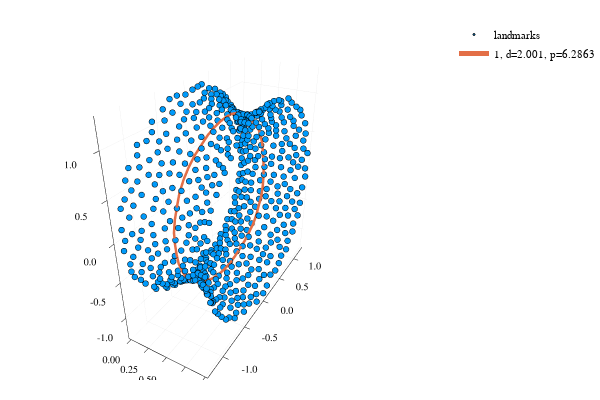

The cell this chart's notebook holds for it:
### Code cell
# Ukrivljena cev
lep_graf(Cube(1) × scaled(Sphere(1), x -> (x - 0.5)^2 + 1), 0.1)

### Figure 1 — Plotly figure (JSON) as saved in the notebook; plotly's stock layout.template omitted (floating-point values rounded to 4 significant figures; data arrays with more than 128 entries replaced by an {"elided": "..."} marker saying what was removed)
{"data": [{"colorbar": {"title": ""}, "hoverinfo": "text", "legendgroup": "landmarks", "marker": {"color": "rgba(0, 154, 250, 1.000)", "line": {"color": "rgba(0, 0, 0, 1.000)", "width": 1}, "size": 2, "symbol": "circle"}, "mode": "markers", "name": "landmarks", "showlegend": true, "text": {"elided": "578 null values"}, "type": "scatter3d", "x": {"elided": "578 float values"}, "xaxis": "x1", "y": {"elided": "578 float values"}, "yaxis": "y1", "z": {"elided": "578 float values"}, "zmax": 0.1, "zmin": -0.1}, {"colorbar": {"title": ""}, "hoverinfo": "text", "legendgroup": "1, d=2.001, p=6.2863", "line": {"color": "rgba(227, 111, 71, 1.000)", "dash": "solid", "shape": "linear", "width": 5}, "mode": "lines", "name": "1, d=2.001, p=6.2863", "showlegend": true, "text": [null, null, null, null, null, null, null, null, null, null, null, null, null, null, null, null, null, null, null, null, null, null, null, null, null, null, null, null, null, null, null, null, null, null, null, null, null, null, null, null, null, null, null, null, null, null, null, null], "type": "scatter3d", "x": [0.4965, 0.496, 0.4935, 0.4841, 0.4707, 0.4695, 0.4762, 0.47, 0.4715, 0.4806, 0.491, 0.4898, 0.4882, 0.482, 0.4839, 0.4918, 0.4986, 0.5073, 0.5127, 0.5087, 0.5141, 0.5127, 0.504, 0.4985, 0.4903, 0.4891, 0.4908, 0.4878, 0.4899, 0.4839, 0.4775, 0.4779, 0.4759, 0.4691, 0.4703, 0.4766, 0.4788, 0.4848, 0.4826, 0.4749, 0.4768, 0.48, 0.475, 0.4775, 0.4829, 0.4899, 0.4986, 0.4965], "xaxis": "x1", "y": [-0.3667, -0.2405, -0.1105, 0.02108, 0.1516, 0.2796, 0.4027, 0.5187, 0.6257, 0.7212, 0.8046, 0.8745, 0.93, 0.9699, 0.9933, 1.0, 0.9896, 0.9622, 0.9179, 0.8573, 0.7815, 0.6914, 0.589, 0.4758, 0.3535, 0.2244, 0.0912, -0.04468, -0.1797, -0.3121, -0.4388, -0.558, -0.6667, -0.7628, -0.845, -0.9106, -0.9586, -0.9885, -1.0, -0.9934, -0.9679, -0.9246, -0.8651, -0.79, -0.7006, -0.5991, -0.4874, -0.3667], "yaxis": "y1", "z": [0.9304, 0.9707, 0.9939, 1.0, 0.9893, 0.9611, 0.916, 0.856, 0.7811, 0.6933, 0.5939, 0.4852, 0.3679, 0.2449, 0.1178, -0.01281, -0.1439, -0.2725, -0.3973, -0.5149, -0.6242, -0.7227, -0.8081, -0.8795, -0.9355, -0.9746, -0.9959, -0.9991, -0.9838, -0.9503, -0.8992, -0.8304, -0.7461, -0.6481, -0.5364, -0.4147, -0.2862, -0.1526, -0.01593, 0.1201, 0.2536, 0.382, 0.5029, 0.614, 0.714, 0.8008, 0.8732, 0.9304], "zmax": 0.1, "zmin": -0.1}], "layout": {"annotations": [], "height": 400, "legend": {"bgcolor": "rgba(255, 255, 255, 1.000)", "bordercolor": "rgba(0, 0, 0, 1.000)", "font": {"color": "rgba(0, 0, 0, 1.000)", "family": "sans-serif", "size": 11}, "tracegroupgap": 0, "x": 1, "y": 1}, "margin": {"b": 20, "l": 0, "r": 0, "t": 20}, "paper_bgcolor": "rgba(255, 255, 255, 1.000)", "plot_bgcolor": "rgba(255, 255, 255, 1.000)", "scene": {"camera": {"eye": {"x": 1.126, "y": -1.95, "z": 1.3}}, "xaxis": {"anchor": "y1", "domain": [0.06582, 0.9934], "gridcolor": "rgba(0, 0, 0, 0.100)", "gridwidth": 0.5, "linecolor": "rgba(0, 0, 0, 1.000)", "mirror": false, "range": [-0.02989, 1.03], "showgrid": true, "showline": true, "showticklabels": true, "tickangle": 0, "tickcolor": "rgb(0, 0, 0)", "tickfont": {"color": "rgba(0, 0, 0, 1.000)", "family": "sans-serif", "size": 11}, "tickmode": "array", "ticks": "inside", "ticktext": ["0.00", "0.25", "0.50", "0.75", "1.00"], "tickvals": [0, 0.25, 0.5, 0.75, 1], "title": "", "titlefont": {"color": "rgba(0, 0, 0, 1.000)", "family": "sans-serif", "size": 15}, "type": "-", "visible": true, "zeroline": false, "zerolinecolor": "rgba(0, 0, 0, 1.000)"}, "yaxis": {"anchor": "x1", "domain": [0.03762, 0.9902], "gridcolor": "rgba(0, 0, 0, 0.100)", "gridwidth": 0.5, "linecolor": "rgba(0, 0, 0, 1.000)", "mirror": false, "range": [-1.315, 1.323], "showgrid": true, "showline": true, "showticklabels": true, "tickangle": 0, "tickcolor": "rgb(0, 0, 0)", "tickfont": {"color": "rgba(0, 0, 0, 1.000)", "family": "sans-serif", "size": 11}, "tickmode": "array", "ticks": "inside", "ticktext": ["-1.0", "-0.5", "0.0", "0.5", "1.0"], "tickvals": [-1, -0.5, 0, 0.5, 1], "title": "", "titlefont": {"color": "rgba(0, 0, 0, 1.000)", "family": "sans-serif", "size": 15}, "type": "-", "visible": true, "zeroline": false, "zerolinecolor": "rgba(0, 0, 0, 1.000)"}, "zaxis": {"gridcolor": "rgba(0, 0, 0, 0.100)", "gridwidth": 0.5, "linecolor": "rgba(0, 0, 0, 1.000)", "mirror": false, "range": [-1.321, 1.317], "showgrid": true, "showline": true, "showticklabels": true, "tickangle": 0, "tickcolor": "rgb(0, 0, 0)", "tickfont": {"color": "rgba(0, 0, 0, 1.000)", "family": "sans-serif", "size": 11}, "tickmode": "array", "ticks": "inside", "ticktext": ["-1.0", "-0.5", "0.0", "0.5", "1.0"], "tickvals": [-1, -0.5, 0, 0.5, 1], "title": "", "titlefont": {"color": "rgba(0, 0, 0, 1.000)", "family": "sans-serif", "size": 15}, "type": "-", "visible": true, "zeroline": false, "zerolinecolor": "rgba(0, 0, 0, 1.000)"}}, "showlegend": true, "width": 600}}
